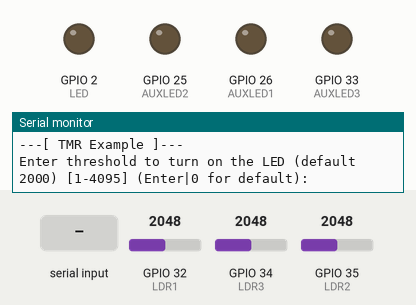
Recording of a program running on a simulated ESP32. Parts: output pins drawn as LEDs (lit = HIGH), the last lines printed to the serial monitor. Dashed ring = blinking. The inputs (shaded band) are chosen by the test bench; at power-on: GPIO 32 (LDR1) = 2048, GPIO 34 (LDR3) = 2048, GPIO 35 (LDR2) = 2048.

Above: at 2.8 s.
2.9 s: ".\n" received over Serial
4.4 s: GPIO 32 (LDR1) set to 1941
At 5.8 s:
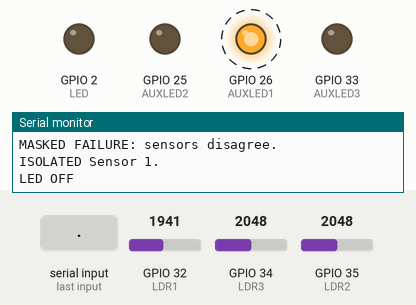
7.4 s: GPIO 34 (LDR3) set to 1936
At 9.9 s:
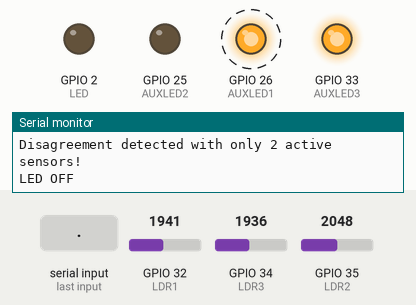
10.4 s: GPIO 35 (LDR2) set to 1943
At 12.0 s:
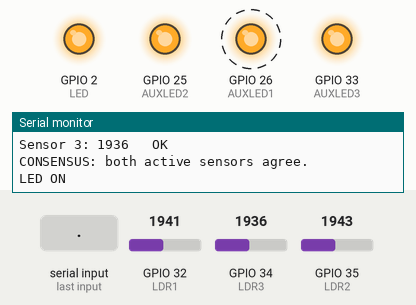
13.4 s: GPIO 34 (LDR3) set to 2040
At 14.0 s:
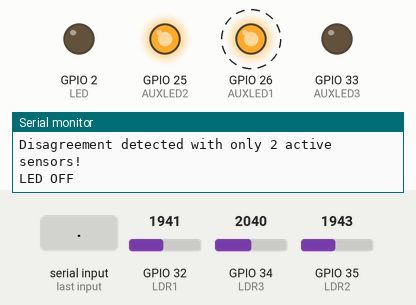
16.4 s: GPIO 34 (LDR3) set to 1960
At 17.7 s:
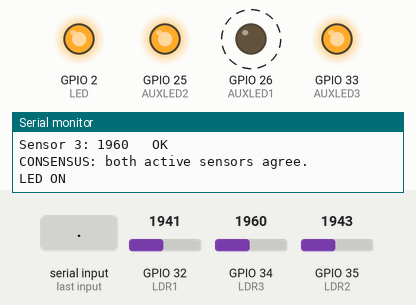
Timing chart, 0 to 20.4 s (numbered marks = the images above; inputs shaded):
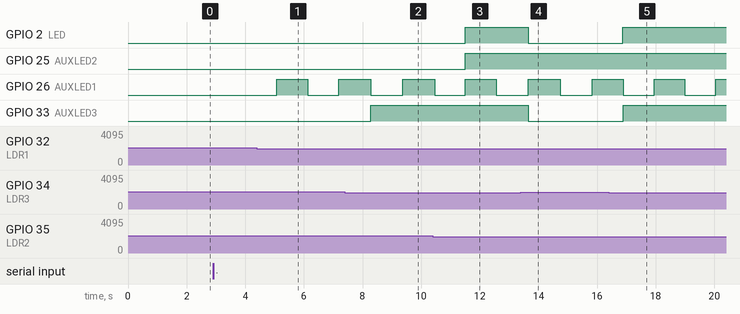

The program:

main.cpp
```cpp
/*
Triple Modular Redundancy (TMR) with LDRs
Enzo Zavorski Delevatti - 199575

Computer Engineering - UPF
Fault Tolerance and Real-Time Systems
Professor Marcelo Trindade Rebonatto

April 2026
*/


#include <Arduino.h>
#include "utils.h"


#define DELAY 1000 // Loop Delay in milliseconds

// Analog pin definitions (ADC1)
#define LED 2
#define LDR1 32
#define LDR2 35
#define LDR3 34

// Auxiliary LEDs to indicate each sensor's vote
#define AUXLED1 26
#define AUXLED2 25
#define AUXLED3 33

int threshold = 2000; // 0-4095 for 12-bit ADC

// Fail Detection and Isolation variables
bool isActive1 = true;
bool isActive2 = true;
bool isActive3 = true;


void setup() {
  pinMode(LED, OUTPUT);
  pinMode(AUXLED1, OUTPUT);
  pinMode(AUXLED2, OUTPUT);
  pinMode(AUXLED3, OUTPUT);

  Serial.begin(9600);
  delay(2000);
  Serial.println("\n\n---[ TMR Example ]---");

  // Configure threshold
  String s = " ";
  String msg = "Enter threshold to turn on the LED (default " + String(threshold) + ") [1-4095] (Enter|0 for default): ";
  while (!isNumber(s) && s != "") s = input(msg, false);

  int value = s.toInt();
  if (value > 4095) {
    value = 4095; // Clamp to max ADC value
    Serial.println("Value clamped to 4095.");
  }
  if (value > 0) {
    threshold = value;
    Serial.print("Threshold set to: ");
    Serial.println(threshold);
  }
  else Serial.println("Using default threshold: " + String(threshold));
}

void loop() {
  // Read the sensors
  int ldr1 = analogRead(LDR1);
  int ldr2 = analogRead(LDR2);
  int ldr3 = analogRead(LDR3);

  // Print the formatted values for easy reading
  Serial.print("\nSensor 1: ");
  Serial.print(ldr1);
  if (isActive1) Serial.println(" \tOK");
  else Serial.println(" \tISOLATED");
  Serial.print("Sensor 2: ");
  Serial.print(ldr2);
  if (isActive2) Serial.println(" \tOK");
  else Serial.println(" \tISOLATED");
  Serial.print("Sensor 3: ");
  Serial.print(ldr3);
  if (isActive3) Serial.println(" \tOK\n");
  else Serial.println(" \tISOLATED\n");

  // Voter
  int activeSensors = 0;
  if (isActive1) activeSensors++;
  if (isActive2) activeSensors++;
  if (isActive3) activeSensors++;

  bool vote1 = ldr1 < threshold;
  bool vote2 = ldr2 < threshold;
  bool vote3 = ldr3 < threshold;

  bool majority = false;
  if (activeSensors == 3) {
    majority = (vote1 && vote2) || (vote1 && vote3) || (vote2 && vote3);
    // Isolate any sensor that disagrees with the majority
    int isolated = 0;
    if (vote1 != majority) {
      isActive1 = false;
      isolated = 1;
    }
    else if (vote2 != majority) {
      isActive2 = false;
      isolated = 2;
    }
    else if (vote3 != majority) {
      isActive3 = false;
      isolated = 3;
    }

    if (isolated == 0) Serial.println("CONSENSUS: all sensors agree.");
    else Serial.println("MASKED FAILURE: sensors disagree.\nISOLATED Sensor " + String(isolated) + ".");
  }
  else {
    int votes = 0;
    if (isActive1 && vote1) votes++;
    if (isActive2 && vote2) votes++;
    if (isActive3 && vote3) votes++;

    if (activeSensors == 2) { // comparador
      if (votes == 1)
        Serial.println("!!! CRITICAL ERROR !!!\nDisagreement detected with only 2 active sensors!");
      else {
        majority = votes >= 2;
        Serial.println("CONSENSUS: both active sensors agree.");
      }
    }
    else if (activeSensors == 1) {
      majority = votes == 1; // the single active sensor decides
      Serial.println("WARNING: only one active sensor remains!");
    }
    else Serial.println("TOTAL SYSTEM FAILURE\nNo active sensors remain!");
  }


  // Voter Truth Table:
  // vote1 | vote2 | vote3 | Majority
  //   0   |   0   |   0   |   0
  //   0   |   0   |   1   |   0
  //   0   |   1   |   0   |   0
  //   0   |   1   |   1   |   1
  //   1   |   0   |   0   |   0
  //   1   |   0   |   1   |   1
  //   1   |   1   |   0   |   1
  //   1   |   1   |   1   |   1

  // Turn the LED on if the majority of sensors detect light below the threshold
  if (majority) {
    digitalWrite(LED, HIGH);
    Serial.println("LED ON");
  } else {
    digitalWrite(LED, LOW);
    Serial.println("LED OFF");
  }

  // Turn on the individual LEDs for each sensor, blink if the sensor is isolated
  if (isActive1) digitalWrite(AUXLED1, vote1 ? HIGH : LOW);
  else digitalWrite(AUXLED1, !digitalRead(AUXLED1));
  if (isActive2) digitalWrite(AUXLED2, vote2 ? HIGH : LOW);
  else digitalWrite(AUXLED2, !digitalRead(AUXLED2));
  if (isActive3) digitalWrite(AUXLED3, vote3 ? HIGH : LOW);
  else digitalWrite(AUXLED3, !digitalRead(AUXLED3));

  delay(DELAY);
}
```

utils.cpp
```cpp
// General Utils

/* ─                     · ─ +
 |  Enzo Zavorski Delevatti  |
 .  @Zvorky                  ·
             ___,
          .~´    `-,
         /  _    _ \.        .
        ,\`|_|''|_|´\
 .       /          /)       |
        (\  ,    , .\`
 |       `) ;`,; `,^,)
         ´,´  `,  `  `

 |__ _  September 2025    _  |
/                           */


#include "utils.h"


String input(String msg, bool hide) {
  Serial.print(msg);
  String s = "";
  char c;
  do {
    if (Serial.available()) {
      c = Serial.read();
      if (c == '\b') { // Backspace
        if (s.length()) {
          s.remove(s.length()-1, 1);
          Serial.print("\b \b");
        }
      }
      else if (c != '\n' && c != '\r') {
        s += c;
        if (hide) Serial.print('*');
        else Serial.print(c);
      }
    }
  } while (c != '\n');
  Serial.print('\n');
  return s;
}


wl_status_t setupWiFi(String ssid, String passwd, int timeout) {
  WiFi.disconnect(true, true);
  WiFi.mode(WIFI_STA);

  while (ssid == "") {
    ssid = input("\n\nWiFi SSID: ", false);
    passwd = input("WiFi Password: ", true);
  }

  WiFi.begin(ssid, passwd);

  Serial.print("\nConnecting");
  for (int i = 0; i < timeout and WiFi.status() != WL_CONNECTED; i++) {
    delay(1000);
    Serial.print(".");
  }

  if (WiFi.status() == WL_CONNECTED) {
    Serial.println("\nConnected.");
    Serial.print("\nIP:  ");
    Serial.println(WiFi.localIP());
    Serial.print("MAC: ");
    Serial.println(WiFi.macAddress());
  }
  else Serial.printf("\nCould not connect to \"%s\"!\n", ssid.c_str());

  return WiFi.status();
}


bool isNumber(String str) {
  bool dot = false;
  if (str.length() == 0) return false;
  for (int i = 0; i < str.length(); i++) {
    if (str[i] == '.') {
      if (dot) return false;
      dot = true;
    } else if (!isdigit(str[i])) {
      return false;
    }
  }
  return true;
}
```

utils.h
```cpp
// General Utils


#ifndef UTILS_H
#define UTILS_H

#include <Arduino.h>
#include <WiFi.h>


// Get an user input from Serial
String input(String msg, bool hide = false);

// Connect to WiFi and return its status. Get ssid and passwd from user input by default. Timeout in seconds.
wl_status_t setupWiFi(String ssid = "", String passwd = "", int timeout = 5);

// True if the string is a valid number
bool isNumber(String str);

#endif
```

Measured:
- the behaviour switches between 2000 and 1999 on GPIO 32 (LDR1) (found by bisection; images 0 and 1)
- the behaviour switches between 2000 and 1999 on GPIO 34 (LDR3) (found by bisection; images 1 and 2)
- the behaviour switches between 2000 and 1999 on GPIO 35 (LDR2) (found by bisection; images 2 and 3)
- after the input at 4.4 s, GPIO 26 (AUXLED1): LOW → HIGH after 0.68 s, → LOW 1.1 s later, → HIGH 1.1 s later
- after the input at 7.4 s, GPIO 33 (AUXLED3): LOW → HIGH after 0.88 s
- after the input at 10.4 s, GPIO 2 (LED), GPIO 25 (AUXLED2): LOW → HIGH after 1.1 s
- after the input at 13.4 s, GPIO 2 (LED): HIGH → LOW after 0.25 s; GPIO 33 (AUXLED3): HIGH → LOW after 0.26 s
- after the input at 16.4 s, GPIO 2 (LED): LOW → HIGH after 0.48 s; GPIO 33 (AUXLED3): LOW → HIGH after 0.49 s
